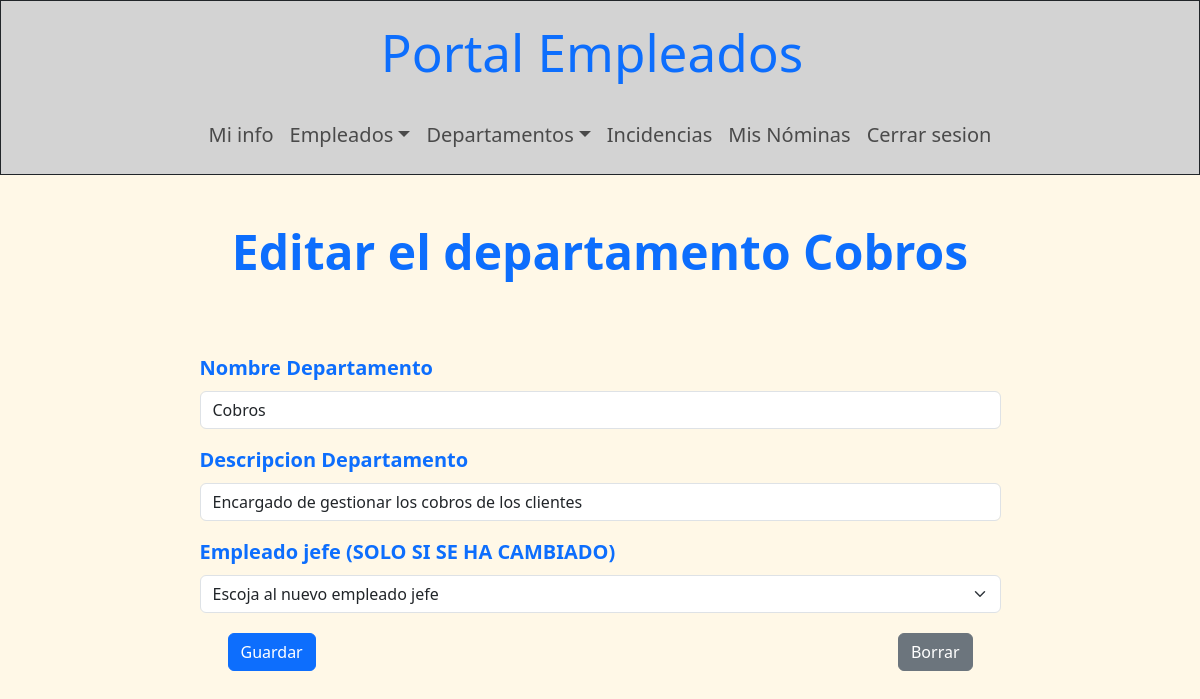
The app's page /portalEmpleo/front/paginas/editar_departamento.php?id_departamento=4 (signed in) with its own data.
### tables this page shows
CREATE TABLE `departamentos` (
  `cod_departamento` int(11) NOT NULL,
  `nombre` varchar(100) NOT NULL,
  `descripcion` varchar(255) NOT NULL,
  `cod_jefe_departamento` int(11) DEFAULT NULL
);

### portalEmpleo/back/auth/sesion.php (called while the page is built, shortened)
<?php
    $id_sesion_usuario = $_SESSION['id_usuario'];
?>

### portalEmpleo/front/paginas/editar_departamento.php (the view, shortened to what this page needs)
<!DOCTYPE html>
<html lang="es">
<head>
    <link rel='stylesheet' href='../css/bootstrap.min.css'>
</head>
<body class='fondo-web'>
    <?php
        try {
            require_once("../../back/auth/sesion.php");
            require("plantillas/barras_nav.php");
        } catch (\Throwable $th) {
            echo "No se pudo acceder a los archivos auxiliares";
        }
        try {
            $conexion = mysqli_connect($servidor, $usuario, $contra, $bbdd);
            mysqli_set_charset($conexion, "utf8mb4");
            $consulta = mysqli_query($conexion, "SELECT * FROM empleados WHERE cod_empleado = ".$id_sesion_usuario);
            $usuario = mysqli_fetch_array($consulta);
echo "<header>";
                if ($usuario['rol'] == "admin") {
                    echo $barra_admin;
                } else if ($usuario['rol'] == "jefe") {
                    echo $barra_jefe;
                } else if ($usuario['rol'] == "normal") {
                    echo $barra_normal;
                }
echo "</header>";
        } catch (mysqli_sql_exception $sql) {
            echo 'No se pudo acceder a la bbdd: $sql';
        }
        $id_departamento_editar = $_GET['id_departamento'];
        $consulta3 = mysqli_query($conexion, "SELECT * FROM departamentos WHERE cod_departamento = ".$id_departamento_editar);
        $info_actualizar = mysqli_fetch_array($consulta3);
        echo "<main>";
        echo "<h2 class='text-center mt-5 mb-4 titulo-mediano fw-bold'>Editar el departamento ".$info_actualizar['nombre']."</h2>";
        echo "<div class='container mt-5'>";
            echo "<div class='justify-content-center p-4'>";
                echo "<form action='../../back/acciones/actualizar_departamento.php' method='post' class='mx-auto w-75' name='nuevo_departamento' enctype='application/x-www-form-urlencoded'>
                        <input type='hidden' name='cod_departamento' value='$id_departamento_editar'>
                        <div class='mb-3'>
                            <label for='nombre_departamento' class='form-label fw-semibold fs-5 text-primary'>Nombre Departamento</label>
                            <input type='text' name='nombre_departamento' id='nombre_departamento' class='form-control' minlength=8 required value='".$info_actualizar['nombre']."'>
                        </div>
                        <div class='mb-3'>
                            <label for='descripcion_departamento' class='form-label fw-semibold fs-5 text-primary'>Descripcion Departamento</label>
                            <input type='text' name='descripcion_departamento' id='descripcion_departamento' class='form-control' minlength=15 required value='".$info_actualizar['descripcion']."'>
                        </div>
                        <div class='mb-3'>
                            <label for='jefe_departamento' class='form-label fw-semibold fs-5 text-primary'>Empleado jefe (SOLO SI SE HA CAMBIADO)</label>
                            <select name='jefe_departamento' id='jefe_departamento' class='form-select'>
                            <option value='' selected hidden>Escoja al nuevo empleado jefe</option>";
                            echo "</select>
                        </div>
                        <div class='mb-3 container'>
                            <div class='container d-flex justify-content-between'>
                                <input type='submit' value='Guardar' name='enviar' class='btn btn-primary m-1'>
                                <input type='reset' value='Borrar' class='btn btn-secondary m-1'>
                            </div>
                        </div>
                    </form>";
                echo "</div>";
            echo "</div>";
        echo "</main>";
    ?>
</body>
</html>

### records on screen
departamentos: nombre "Cobros", nombre_departamento "Cobros", descripcion_departamento "Encargado de gestionar los cobros de los clientes"
